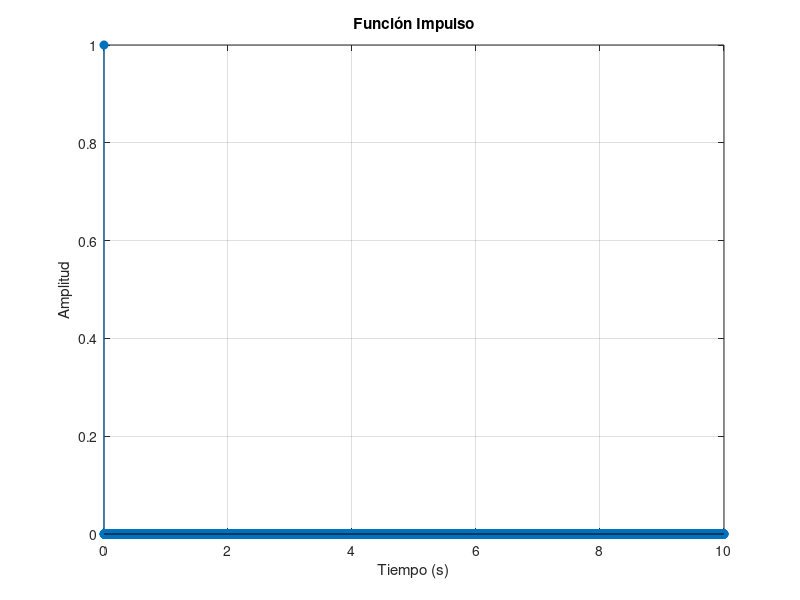

This figure's MATLAB source:
% Punto 2.3.1 - Función impulso
t = 0:0.001:10;      % Vector de tiempo (de 0 a 10 s con paso de 1 ms)
impulso = (t == 0);  % Impulso: 1 cuando t=0, 0 en el resto

% Graficamos la señal
stem(t, impulso, 'filled');
xlabel('Tiempo (s)');
ylabel('Amplitud');
title('Función Impulso');
grid on;
